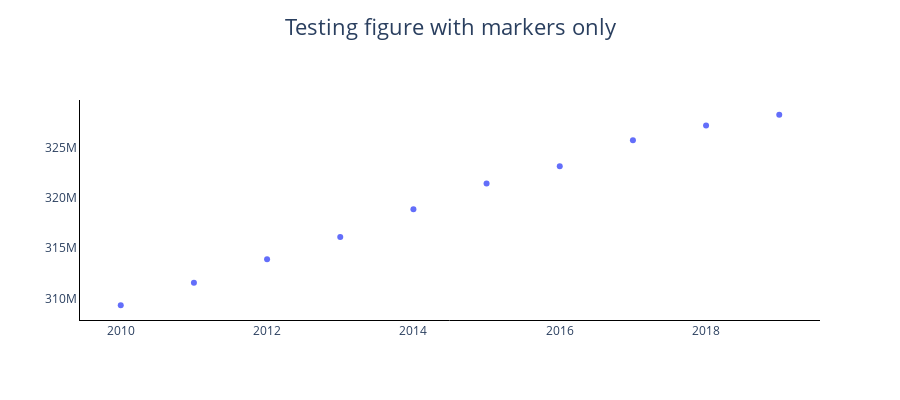
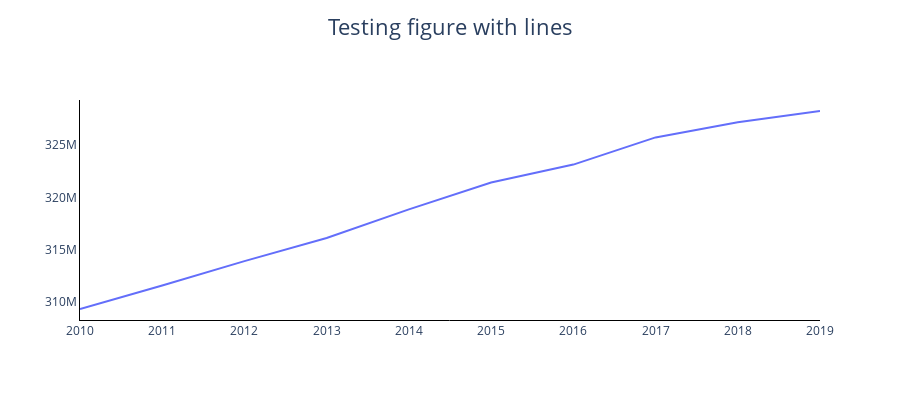

The cell these charts' notebook holds for them, in order:
### Markdown cell above
### Final thoughts
Let's do the figure again, but this time let's also add a way to control the figure type

### Code cell
def plot_curve(series_name, description, fig, mode = 'lines'):
    this_data = data.loc[data['name'] == series_name].copy()     #in case we need to modify the slice
    x = this_data['year'].to_list()
    y = this_data['data'].to_list()
    
    fig.add_trace(go.Scatter(y = y, x = x, name = description, mode = mode))
    
    return(fig)

# For testing
fig = get_figure('Testing figure with markers only')
series_name = 'DP05_0001E'
description = 'SEX AND AGE-Total population'
fig = plot_curve(series_name, description, fig, 'markers')
fig.show()
fig = get_figure('Testing figure with lines')
fig = plot_curve(series_name, description, fig)
fig.show()

### Figure 1 — Plotly figure (JSON) as saved in the notebook; plotly's stock layout.template omitted (floating-point values rounded to 4 significant figures)
{"data": [{"mode": "markers", "name": "SEX AND AGE-Total population", "type": "scatter", "x": [2019, 2018, 2017, 2016, 2015, 2014, 2013, 2012, 2011, 2010], "y": [328239523, 327167439, 325719178, 323127515, 321418821, 318857056, 316128839, 313914040, 311591919, 309349689]}], "layout": {"autosize": false, "height": 400, "paper_bgcolor": "white", "plot_bgcolor": "white", "title": {"font": {"size": 22}, "text": "Testing figure with markers only", "x": 0.5, "y": 0.95}, "xaxis": {"linecolor": "black", "linewidth": 1, "showline": true, "title": {}}, "yaxis": {"linecolor": "black", "linewidth": 1, "showline": true}}}

### Figure 2 — Plotly figure (JSON) as saved in the notebook; plotly's stock layout.template omitted (floating-point values rounded to 4 significant figures)
{"data": [{"mode": "lines", "name": "SEX AND AGE-Total population", "type": "scatter", "x": [2019, 2018, 2017, 2016, 2015, 2014, 2013, 2012, 2011, 2010], "y": [328239523, 327167439, 325719178, 323127515, 321418821, 318857056, 316128839, 313914040, 311591919, 309349689]}], "layout": {"autosize": false, "height": 400, "paper_bgcolor": "white", "plot_bgcolor": "white", "title": {"font": {"size": 22}, "text": "Testing figure with lines", "x": 0.5, "y": 0.95}, "xaxis": {"linecolor": "black", "linewidth": 1, "showline": true, "title": {}}, "yaxis": {"linecolor": "black", "linewidth": 1, "showline": true}}}
